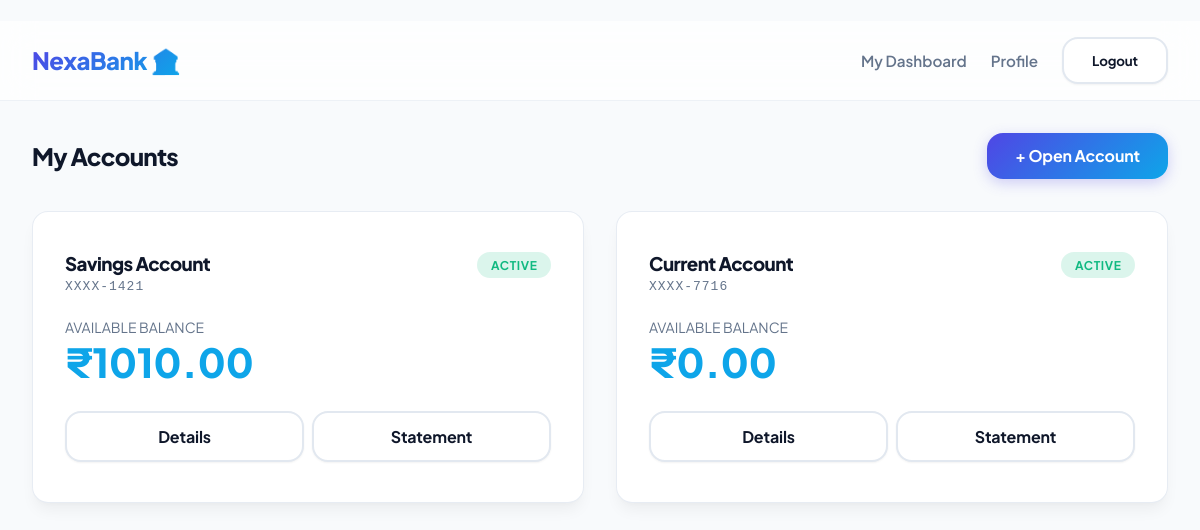
Page /banking/accounts/ (signed in) on the earlier database version.
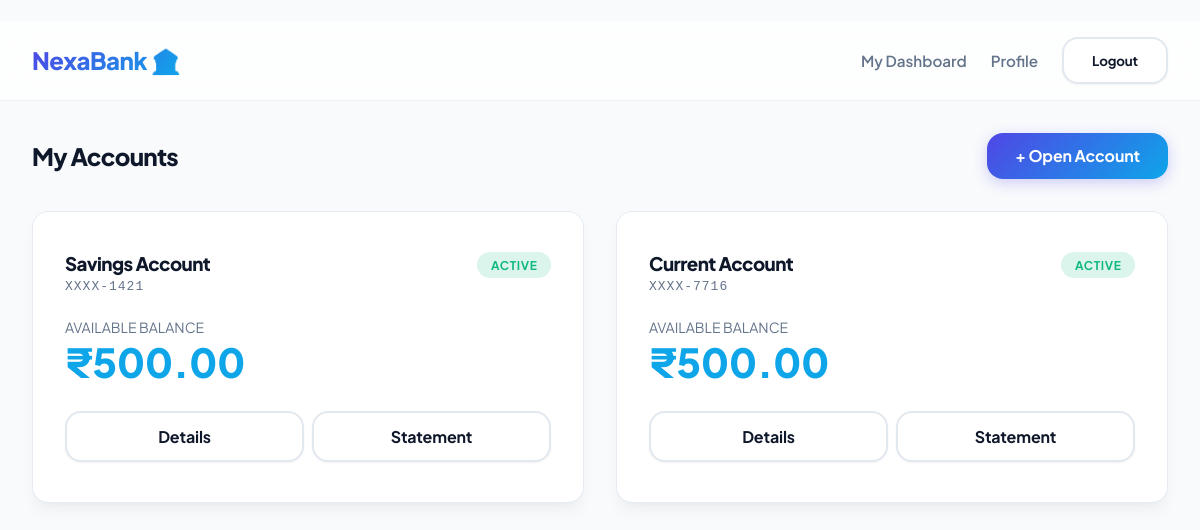
Same page on the later database version.
### apps/banking/models.py (models this page shows, shortened)
class BankAccount(models.Model):
    ACCOUNT_TYPES = (
        ('SAVINGS', 'Savings'),
        ('CURRENT', 'Current'),
    )
    user = models.ForeignKey(User, on_delete=models.CASCADE, related_name='accounts')
    account_number = models.CharField(max_length=20, unique=True)
    account_type = models.CharField(max_length=10, choices=ACCOUNT_TYPES, default='SAVINGS')
    balance = models.DecimalField(max_digits=12, decimal_places=2, default=0.00)
    is_frozen = models.BooleanField(default=False)
    created_at = models.DateTimeField(auto_now_add=True)

### apps/banking/views.py (the view)
# urls.py: path('accounts/', views.account_list_view, name='account-list'),
@login_required
@role_required('CUSTOMER', 'TELLER', 'ADMIN')
def account_list_view(request):
    accounts = BankAccount.objects.filter(user=request.user)
    return render(request, 'banking/account_list.html', {'accounts': accounts})

### apps/banking/templates/banking/account_list.html (shortened to what this page needs)
﻿{% extends 'base.html' %}
{% block content %}
<div style="display: flex; justify-content: space-between; align-items: center; margin-bottom: 2rem;">
    <h2>My Accounts</h2>
    <a href="{% url 'banking:create-account' %}" class="btn btn-primary">+ Open Account</a>
</div>
{% if accounts %}
<div class="dashboard-grid">
    {% for account in accounts %}
        <div class="card">
            <div style="display: flex; justify-content: space-between; align-items: flex-start; margin-bottom: 1.5rem;">
                <div>
                    <h3 style="margin-bottom: 0.25rem;">{{ account.get_account_type_display }} Account</h3>
                    <p style="color: var(--text-muted); font-family: monospace; letter-spacing: 1px;">XXXX-{{ account.account_number|slice:"-4:" }}</p>
                </div>
                <span class="badge badge-success">Active</span>
            </div>
            <p style="color: var(--text-muted); font-size: 0.875rem; text-transform: uppercase;">Available Balance</p>
            <p style="font-size: 2.5rem; font-weight: 800; color: var(--secondary); margin-bottom: 1.5rem;">₹{{ account.balance }}</p>
            <div style="display: flex; gap: 0.5rem;">
                <a href="{% url 'banking:account-detail' account.id %}" class="btn btn-secondary" style="flex: 1;">Details</a>
                <a href="{% url 'statements:download' account.id %}" class="btn btn-secondary" style="flex: 1;">Statement</a>
            </div>
        </div>
    {% endfor %}
</div>
{% endif %}
{% endblock %}

Differences in the rows shown:
changed BankAccount "Savings": balance "1010.00" → "500.00"
changed BankAccount "Current": balance "0.00" → "500.00"
